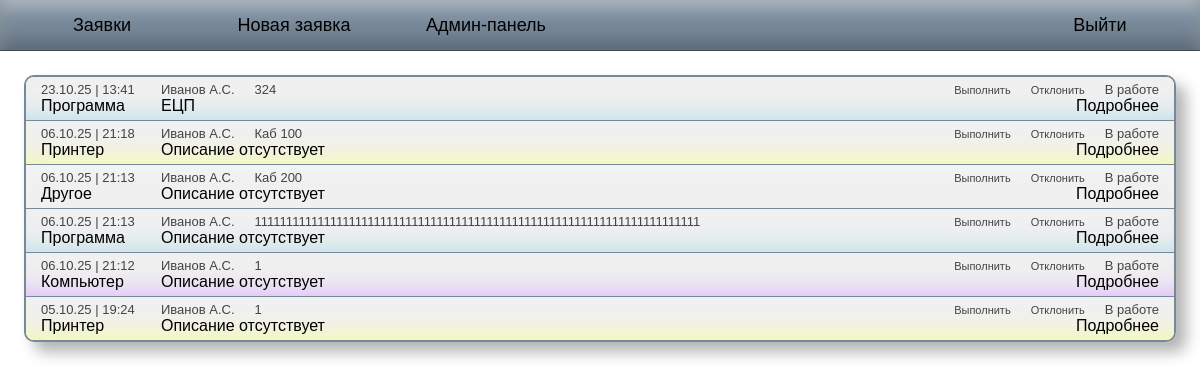
The app's page /board (signed in), older data.
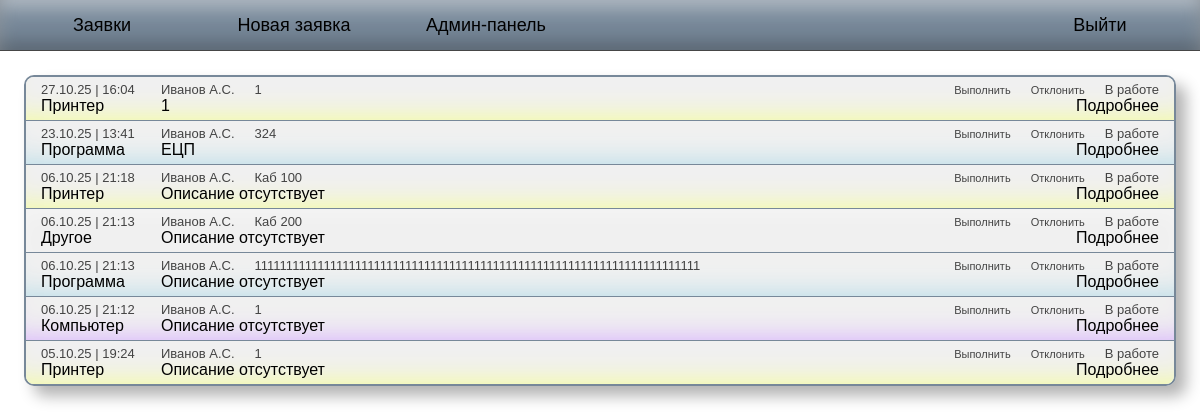
The same page, newer data.
### main/models.py (models this page shows, shortened)
class Request(models.Model):
    request_types = [
        ('PRINTER', 'Принтер'),
        ('SOFTWARE', 'Программа'),
        ('HARDWARE', 'Компьютер'),
        ('ETC', 'Другое'),
    ]
    status_choices = [
        ('WORKING', 'В работе'),
        ('COMPLETED', 'Выполнено'),
        ('REJECTED', 'Отклонено'),
    ]
    request_text = models.CharField(max_length=2048, null=True, blank=True,
                                    default='Описание отсутствует')
    place = models.CharField(max_length=128, null=False)
    request_date = models.DateTimeField(null=False)
    sender = models.ForeignKey(Worker, on_delete=models.CASCADE)
    category = models.CharField(choices=request_types)
    status = models.CharField(choices=status_choices, default='WORKING')

class Worker(models.Model):
    worker_roles = [
        ('admin', 'Администратор'),
        ('worker', 'Сотрудник'),
    ]
    user = models.OneToOneField(User, on_delete=models.CASCADE)
    role = models.CharField(choices=worker_roles, default='worker')
    full_name = models.CharField(max_length=255, null=False)

### main/views.py (the view)
# urls.py: path('board', board_view, name='board'),
@login_required(login_url='login')
def board_view(request):
    worker = Worker.objects.get(user=request.user)
    if worker.role == 'admin':
        requests = Request.objects.all()
    else:
        requests = Request.objects.filter(sender=worker)
    requests = requests.order_by('-request_date')
    return render(request, 'requests.html', {
        'requests': requests,
    })

### templates/requests.html (shortened to what this page needs)
{% extends 'header.html' %}
{% load static %}
{% block styles %}
    <link href="{% static '/css/requests.css' %}" rel="stylesheet">
{% endblock styles %}
{% block body %}
<div class="requests-content">
    {% if not requests %}
    {% else %}
        <div class="requests-wrapper">
            {% for request in requests %}
                {% if request.category == 'PRINTER' %}
                <div class="request-wrapper printer">
                {% elif request.category == 'SOFTWARE' %}
                <div class="request-wrapper software">
                {% elif request.category == 'HARDWARE' %}
                <div class="request-wrapper hardware">
                {% elif request.category == 'ETC' %}
                <div class="request-wrapper etc">
                {% endif %}
                    <div class="request-header">
                        <span class="request-time">
            {{ request.request_date|date:"d.m.y" }} | {{ request.request_date|time:"H:i" }}
                        </span>
                        <span class="request-from">{{ request.sender.full_name }}</span>
                        <span class="request-place">{{ request.place }}</span>
                        {% if user.worker.role == 'admin' %}
            <div class="complete-btn-wrapper"><button class="complete-btn">Выполнить</button></div>
            <div class="reject-btn-wrapper"><button class="reject-btn">Отклонить</button></div>
                        {% elif request.sender == user.worker %}
            <div class="reject-btn-wrapper"><button class="reject-btn">Отозвать</button></div>
                        {% endif %}
                        <div class="request-status">{{ request.get_status_display }}</div>
                    </div>
                    <div class="request-body">
                        <span class="request-category">{{ request.get_category_display }}</span>
                        <span class="request-text">{{ request.request_text|truncatechars:'100' }}</span>
                        <span class="request-details-btn" id="details_{{ request.id }}">Подробнее</span>
                    </div>
                </div>
            {% endfor %}
        </div>
    {%endif %}
</div>
{% endblock %}

Row changes from the older to the newer data that the page shows:
added Request: request_date "27.10.25", request_date "16:04", sender.full_name "Иванов А.С.", place "1", status "В работе", category "Принтер", request_text "1"
